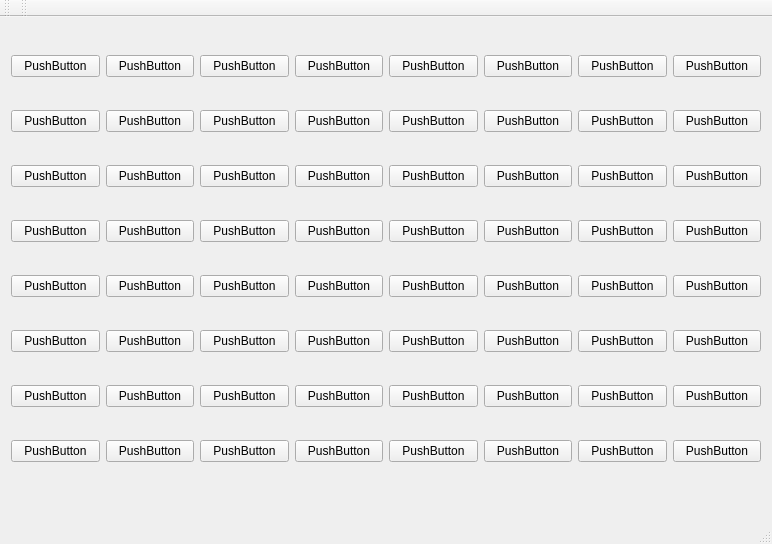
<?xml version="1.0" encoding="UTF-8"?>
<ui version="4.0">
 <class>MainWindow</class>
 <widget class="QMainWindow" name="MainWindow">
  <property name="geometry">
   <rect>
    <x>0</x>
    <y>0</y>
    <width>772</width>
    <height>544</height>
   </rect>
  </property>
  <property name="windowTitle">
   <string>MainWindow</string>
  </property>
  <widget class="QWidget" name="centralWidget">
   <property name="minimumSize">
    <size>
     <width>0</width>
     <height>483</height>
    </size>
   </property>
   <property name="maximumSize">
    <size>
     <width>16777215</width>
     <height>483</height>
    </size>
   </property>
   <layout class="QGridLayout" name="gridLayout">
    <item row="9" column="5">
     <widget class="QPushButton" name="b68">
      <property name="text">
       <string>PushButton</string>
      </property>
     </widget>
    </item>
    <item row="0" column="1">
     <widget class="QPushButton" name="b21">
      <property name="text">
       <string>PushButton</string>
      </property>
     </widget>
    </item>
    <item row="7" column="6">
     <widget class="QPushButton" name="b77">
      <property name="text">
       <string>PushButton</string>
      </property>
     </widget>
    </item>
    <item row="0" column="0">
     <widget class="QPushButton" name="b11">
      <property name="text">
       <string>PushButton</string>
      </property>
     </widget>
    </item>
    <item row="1" column="0">
     <widget class="QPushButton" name="b12">
      <property name="maximumSize">
       <size>
        <width>89</width>
        <height>25</height>
       </size>
      </property>
      <property name="text">
       <string>PushButton</string>
      </property>
     </widget>
    </item>
    <item row="4" column="0">
     <widget class="QPushButton" name="b15">
      <property name="text">
       <string>PushButton</string>
      </property>
     </widget>
    </item>
    <item row="6" column="4">
     <widget class="QPushButton" name="b56">
      <property name="text">
       <string>PushButton</string>
      </property>
     </widget>
    </item>
    <item row="2" column="0">
     <widget class="QPushButton" name="b13">
      <property name="text">
       <string>PushButton</string>
      </property>
     </widget>
    </item>
    <item row="2" column="1">
     <widget class="QPushButton" name="b23">
      <property name="text">
       <string>PushButton</string>
      </property>
     </widget>
    </item>
    <item row="3" column="1">
     <widget class="QPushButton" name="b24">
      <property name="text">
       <string>PushButton</string>
      </property>
     </widget>
    </item>
    <item row="7" column="7">
     <widget class="QPushButton" name="b87">
      <property name="text">
       <string>PushButton</string>
      </property>
     </widget>
    </item>
    <item row="1" column="1">
     <widget class="QPushButton" name="b22">
      <property name="text">
       <string>PushButton</string>
      </property>
     </widget>
    </item>
    <item row="3" column="0">
     <widget class="QPushButton" name="b14">
      <property name="text">
       <string>PushButton</string>
      </property>
     </widget>
    </item>
    <item row="2" column="3">
     <widget class="QPushButton" name="b43">
      <property name="text">
       <string>PushButton</string>
      </property>
     </widget>
    </item>
    <item row="4" column="1">
     <widget class="QPushButton" name="b25">
      <property name="text">
       <string>PushButton</string>
      </property>
     </widget>
    </item>
    <item row="7" column="0">
     <widget class="QPushButton" name="b17">
      <property name="text">
       <string>PushButton</string>
      </property>
     </widget>
    </item>
    <item row="6" column="0">
     <widget class="QPushButton" name="b16">
      <property name="text">
       <string>PushButton</string>
      </property>
     </widget>
    </item>
    <item row="6" column="1">
     <widget class="QPushButton" name="b26">
      <property name="text">
       <string>PushButton</string>
      </property>
     </widget>
    </item>
    <item row="7" column="1">
     <widget class="QPushButton" name="b27">
      <property name="text">
       <string>PushButton</string>
      </property>
     </widget>
    </item>
    <item row="9" column="0">
     <widget class="QPushButton" name="b18">
      <property name="text">
       <string>PushButton</string>
      </property>
     </widget>
    </item>
    <item row="0" column="2">
     <widget class="QPushButton" name="b31">
      <property name="text">
       <string>PushButton</string>
      </property>
     </widget>
    </item>
    <item row="9" column="1">
     <widget class="QPushButton" name="b28">
      <property name="text">
       <string>PushButton</string>
      </property>
     </widget>
    </item>
    <item row="4" column="2">
     <widget class="QPushButton" name="b35">
      <property name="text">
       <string>PushButton</string>
      </property>
     </widget>
    </item>
    <item row="3" column="2">
     <widget class="QPushButton" name="b34">
      <property name="text">
       <string>PushButton</string>
      </property>
     </widget>
    </item>
    <item row="2" column="5">
     <widget class="QPushButton" name="b63">
      <property name="text">
       <string>PushButton</string>
      </property>
     </widget>
    </item>
    <item row="1" column="2">
     <widget class="QPushButton" name="b32">
      <property name="text">
       <string>PushButton</string>
      </property>
     </widget>
    </item>
    <item row="2" column="2">
     <widget class="QPushButton" name="b33">
      <property name="text">
       <string>PushButton</string>
      </property>
     </widget>
    </item>
    <item row="6" column="2">
     <widget class="QPushButton" name="b36">
      <property name="text">
       <string>PushButton</string>
      </property>
     </widget>
    </item>
    <item row="7" column="2">
     <widget class="QPushButton" name="b37">
      <property name="text">
       <string>PushButton</string>
      </property>
     </widget>
    </item>
    <item row="2" column="4">
     <widget class="QPushButton" name="b53">
      <property name="text">
       <string>PushButton</string>
      </property>
     </widget>
    </item>
    <item row="2" column="6">
     <widget class="QPushButton" name="b73">
      <property name="text">
       <string>PushButton</string>
      </property>
     </widget>
    </item>
    <item row="2" column="7">
     <widget class="QPushButton" name="b83">
      <property name="text">
       <string>PushButton</string>
      </property>
     </widget>
    </item>
    <item row="9" column="7">
     <widget class="QPushButton" name="b88">
      <property name="text">
       <string>PushButton</string>
      </property>
     </widget>
    </item>
    <item row="1" column="4">
     <widget class="QPushButton" name="b52">
      <property name="text">
       <string>PushButton</string>
      </property>
     </widget>
    </item>
    <item row="0" column="3">
     <widget class="QPushButton" name="b41">
      <property name="text">
       <string>PushButton</string>
      </property>
     </widget>
    </item>
    <item row="1" column="3">
     <widget class="QPushButton" name="b42">
      <property name="text">
       <string>PushButton</string>
      </property>
     </widget>
    </item>
    <item row="0" column="4">
     <widget class="QPushButton" name="b51">
      <property name="text">
       <string>PushButton</string>
      </property>
     </widget>
    </item>
    <item row="3" column="3">
     <widget class="QPushButton" name="b44">
      <property name="text">
       <string>PushButton</string>
      </property>
     </widget>
    </item>
    <item row="4" column="3">
     <widget class="QPushButton" name="b45">
      <property name="text">
       <string>PushButton</string>
      </property>
     </widget>
    </item>
    <item row="3" column="4">
     <widget class="QPushButton" name="b54">
      <property name="text">
       <string>PushButton</string>
      </property>
     </widget>
    </item>
    <item row="6" column="3">
     <widget class="QPushButton" name="b46">
      <property name="text">
       <string>PushButton</string>
      </property>
     </widget>
    </item>
    <item row="4" column="4">
     <widget class="QPushButton" name="b55">
      <property name="text">
       <string>PushButton</string>
      </property>
     </widget>
    </item>
    <item row="7" column="4">
     <widget class="QPushButton" name="b57">
      <property name="text">
       <string>PushButton</string>
      </property>
     </widget>
    </item>
    <item row="7" column="3">
     <widget class="QPushButton" name="b47">
      <property name="text">
       <string>PushButton</string>
      </property>
     </widget>
    </item>
    <item row="9" column="4">
     <widget class="QPushButton" name="b58">
      <property name="text">
       <string>PushButton</string>
      </property>
     </widget>
    </item>
    <item row="9" column="3">
     <widget class="QPushButton" name="b48">
      <property name="text">
       <string>PushButton</string>
      </property>
     </widget>
    </item>
    <item row="0" column="5">
     <widget class="QPushButton" name="b61">
      <property name="text">
       <string>PushButton</string>
      </property>
     </widget>
    </item>
    <item row="0" column="6">
     <widget class="QPushButton" name="b71">
      <property name="text">
       <string>PushButton</string>
      </property>
     </widget>
    </item>
    <item row="0" column="7">
     <widget class="QPushButton" name="b81">
      <property name="text">
       <string>PushButton</string>
      </property>
     </widget>
    </item>
    <item row="1" column="5">
     <widget class="QPushButton" name="b62">
      <property name="text">
       <string>PushButton</string>
      </property>
     </widget>
    </item>
    <item row="1" column="6">
     <widget class="QPushButton" name="b72">
      <property name="text">
       <string>PushButton</string>
      </property>
     </widget>
    </item>
    <item row="1" column="7">
     <widget class="QPushButton" name="b82">
      <property name="text">
       <string>PushButton</string>
      </property>
     </widget>
    </item>
    <item row="3" column="5">
     <widget class="QPushButton" name="b64">
      <property name="text">
       <string>PushButton</string>
      </property>
     </widget>
    </item>
    <item row="3" column="6">
     <widget class="QPushButton" name="b74">
      <property name="text">
       <string>PushButton</string>
      </property>
     </widget>
    </item>
    <item row="4" column="5">
     <widget class="QPushButton" name="b65">
      <property name="text">
       <string>PushButton</string>
      </property>
     </widget>
    </item>
    <item row="3" column="7">
     <widget class="QPushButton" name="b84">
      <property name="text">
       <string>PushButton</string>
      </property>
     </widget>
    </item>
    <item row="4" column="6">
     <widget class="QPushButton" name="b75">
      <property name="text">
       <string>PushButton</string>
      </property>
     </widget>
    </item>
    <item row="6" column="5">
     <widget class="QPushButton" name="b66">
      <property name="text">
       <string>PushButton</string>
      </property>
     </widget>
    </item>
    <item row="4" column="7">
     <widget class="QPushButton" name="b85">
      <property name="text">
       <string>PushButton</string>
      </property>
     </widget>
    </item>
    <item row="6" column="6">
     <widget class="QPushButton" name="b76">
      <property name="text">
       <string>PushButton</string>
      </property>
     </widget>
    </item>
    <item row="6" column="7">
     <widget class="QPushButton" name="b86">
      <property name="text">
       <string>PushButton</string>
      </property>
     </widget>
    </item>
    <item row="7" column="5">
     <widget class="QPushButton" name="b67">
      <property name="text">
       <string>PushButton</string>
      </property>
     </widget>
    </item>
    <item row="9" column="6">
     <widget class="QPushButton" name="b78">
      <property name="text">
       <string>PushButton</string>
      </property>
     </widget>
    </item>
    <item row="9" column="2">
     <widget class="QPushButton" name="b38">
      <property name="text">
       <string>PushButton</string>
      </property>
     </widget>
    </item>
   </layout>
  </widget>
  <widget class="QMenuBar" name="menuBar">
   <property name="geometry">
    <rect>
     <x>0</x>
     <y>0</y>
     <width>772</width>
     <height>22</height>
    </rect>
   </property>
  </widget>
  <widget class="QToolBar" name="mainToolBar">
   <attribute name="toolBarArea">
    <enum>TopToolBarArea</enum>
   </attribute>
   <attribute name="toolBarBreak">
    <bool>false</bool>
   </attribute>
  </widget>
  <widget class="QStatusBar" name="statusBar"/>
  <widget class="QToolBar" name="toolBar">
   <property name="windowTitle">
    <string>toolBar</string>
   </property>
   <attribute name="toolBarArea">
    <enum>TopToolBarArea</enum>
   </attribute>
   <attribute name="toolBarBreak">
    <bool>false</bool>
   </attribute>
  </widget>
 </widget>
 <layoutdefault spacing="6" margin="11"/>
 <resources/>
 <connections/>
</ui>
